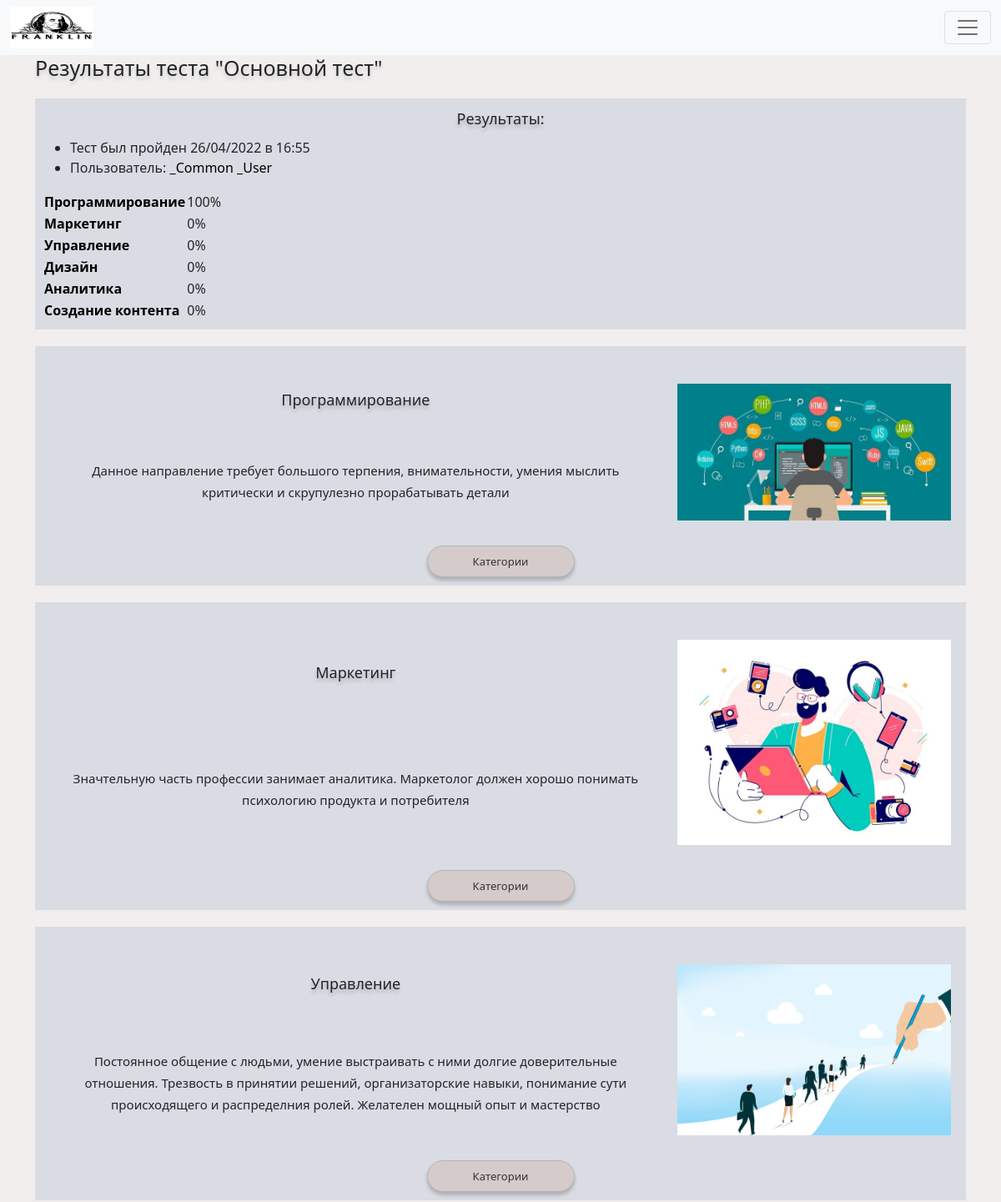
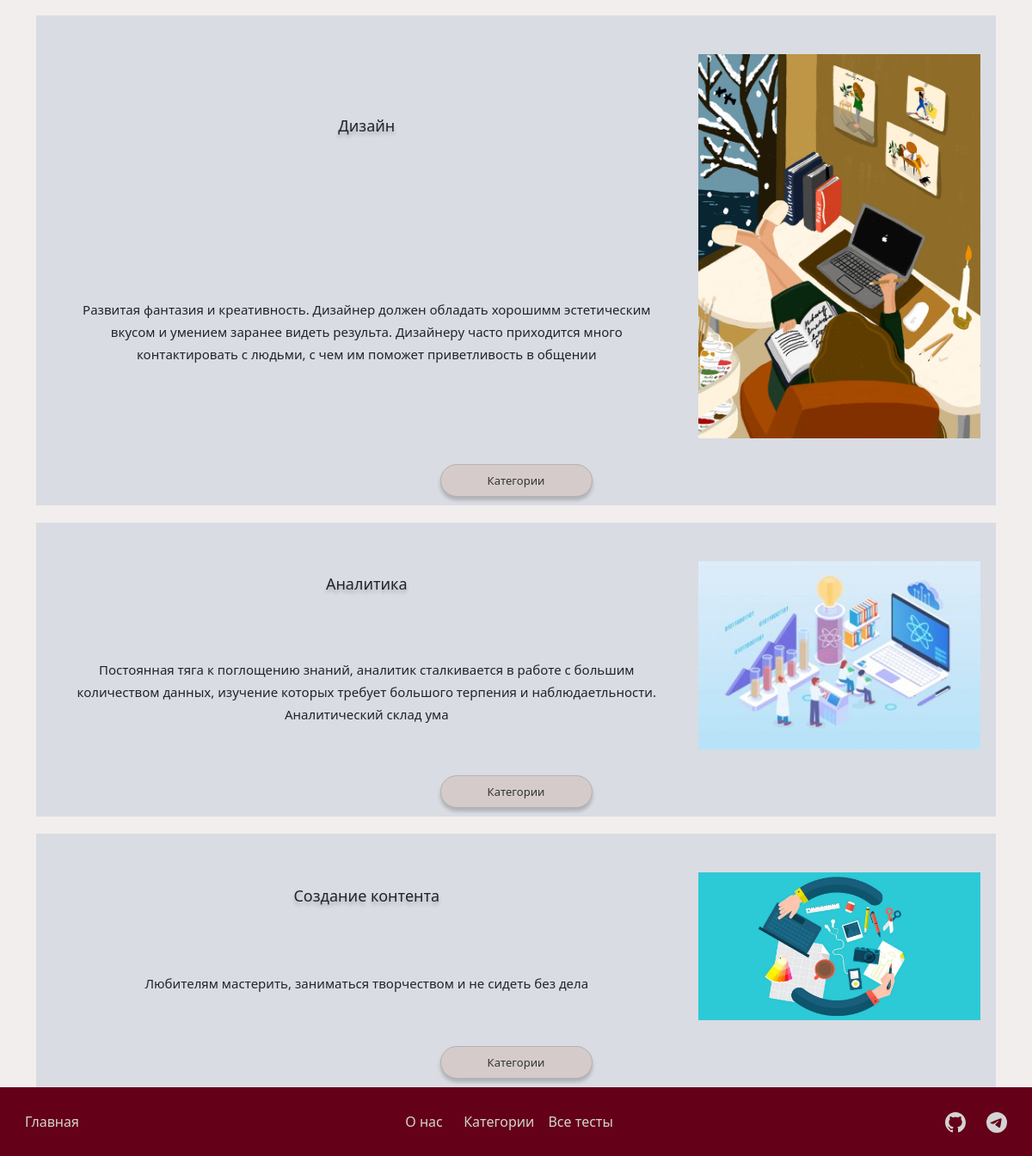
Page /result/1 (signed in) on the committed database (2 pictures, top to bottom).
### models/results.py (models this page shows)
class Results(SqlAlchemyBase, SerializerMixin):
    __tablename__ = "results"
    id = sqlalchemy.Column(sqlalchemy.Integer, primary_key=True, autoincrement=True)
    result = sqlalchemy.Column(sqlalchemy.String, nullable=True)
    date = sqlalchemy.Column(sqlalchemy.DateTime, default=datetime.datetime.now)
    user_id = sqlalchemy.Column(sqlalchemy.Integer,
                                sqlalchemy.ForeignKey("users.id"),
                                default=0
                                )
    test_id = sqlalchemy.Column(sqlalchemy.Integer, sqlalchemy.ForeignKey("tests.id"))
    user = orm.relation("User")
    test = orm.relation("Tests")

### models/user.py (models this page shows, shortened)
class User(SqlAlchemyBase, UserMixin):
    __tablename__ = "users"
    id = sqlalchemy.Column(sqlalchemy.Integer, primary_key=True, autoincrement=True)
    name = sqlalchemy.Column(sqlalchemy.String, nullable=True)
    surname = sqlalchemy.Column(sqlalchemy.String, nullable=True)
    email = sqlalchemy.Column(sqlalchemy.String, unique=True, nullable=True)
    hashed_password = sqlalchemy.Column(sqlalchemy.String, nullable=True)
    date = sqlalchemy.Column(sqlalchemy.DateTime, default=datetime.datetime.now)
    results = orm.relation("Results", back_populates="user")

### models/sides.py (models this page shows)
class Sides(SqlAlchemyBase, SerializerMixin):
    __tablename__ = "sides"
    id = sqlalchemy.Column(sqlalchemy.Integer, primary_key=True, autoincrement=True)
    name = sqlalchemy.Column(sqlalchemy.String, nullable=True)
    image = sqlalchemy.Column(sqlalchemy.String, nullable=True)
    description = sqlalchemy.Column(sqlalchemy.String, nullable=True)
    json_number = sqlalchemy.Column(sqlalchemy.Integer, nullable=True)
    categories = orm.relation("Categories", back_populates="side")

### main.py (the view)
@app.route("/result/<int:result_id>")
@login_required
def show_result(result_id):
    db_sess = db_session.create_session()
    result = db_sess.query(Results).get(result_id)
    if not result:
        abort(404)
    if result.user.id != current_user.id:
        abort(404)
    result_json = _get_result(result.result)
    sides = db_sess.query(Sides)
    return render_template("result.html",
                           title=f'Результаты теста "{result.test.name}"',
                           sides=sides,
                           result=result,
                           result_json=result_json)

### get_results.py (called while the page is built)
def _get_result(result):
    A = {2: 1, 3: 2, 5: 3, 7: 4, 11: 5, 13: 6, 17: 8}
    if type(result) == str:
        result = int(result)
    values = [2, 3, 5, 7, 11, 13, 17]
    answer_json = {}
    for value in values:
        answer_json[value] = 0
    index = 0
    while result != 1 and index < len(values):
        if result % values[index] == 0:
            answer_json[values[index]] += 1
            result //= values[index]
        else:
            index += 1
    sum_score = sum(answer_json.values())
    answer_json = {k: v for k, v in sorted(answer_json.items(), key=lambda item: -item[1])}
    ans = {}
    for k, v in answer_json.items():
        ans[A[k]] = v * 100 // sum_score
    return ans

### main.py (called while the page is built)
@login_manager.user_loader
def load_user(user_id):
    db_sess = db_session.create_session()
    return db_sess.query(User).get(user_id)

### models/db_session.py (called while the page is built)
def create_session() -> Session:
    global __factory
    return __factory()

### templates/result.html (shortened to what this page needs)
{% extends "base.html" %}
{% block content %}
<div class="view">
    <h3 class="for-view">Результаты:</h3>
    <ul>
        <li>Тест был пройден {{ result.date.strftime('%d/%m/%Y в %H:%M') }}</li>
        <li>Пользователь: <a href="/profile">{{ result.user.name }} {{ result.user.surname }}</a></li>
    </ul>
    <table>
        {% for k, v in result_json.items() if k != 6 %}
        <tr>
            <th><a href="#{{ k }}">{{ sides.get(k).name }}</a></th>
            <td>{{ v }}%</td>
        </tr>
        {% endfor %}
    </table>
</div>
{% for side in sides.all() if side.id != 6 %}
<div class="view" id="{{ side.id }}">
    <div class="view-block row">
        <div class="information col-xs-12 col-md-8">
            <h3 class="for-view">{{ side.name }}</h3>
            <p class="p-for-view">{{ side.description }}</p>
        </div>
        <img class="col-xs-12 col-md-4" src="/static/img/{{ side.image }}" alt="{{ side.name }}">
    </div>
    <button class="standart">
        Категории
    </button>
</div>
{% endfor %}
{% endblock %}

### static/css/style.css (style rules this page uses)
body { background: #F2EEEE; }
.view { background: #D9DCE2; margin-top: 20px; padding: 10px; }
a { text-decoration: none; color: #000000; }
h3.for-view { font-size: 18px; text-align: center; align-items: center; font-weight: 450; line-height: 29px; text-shadow: 0px 4px 4px rgba(0, 0, 0, 0.2); }
p.p-for-view { font-weight: 350; font-size: 15px; line-height: 26px; align-items: center; text-align: center; }
button.standart { background: #D5CBCB; border: 1px solid #B5B2B2; box-sizing: border-box; box-shadow: 0px 4px 4px rgba(0, 0, 0, 0.2); border-radius: 20px; width: 177px; height: 38px; display: block; margin: 0 auto; align-self: center; font-weight: 400; color: #333333; font-size: 13px; line-height: 22px; align-items: center; text-align: center; }

### templates/result.html (style rules this page uses)
.view-block { padding: 15px 10px 10px 10px; display: flex; justify-content: space-around; align-content: space-around; }
.view-block .information { display: flex; flex-direction: column; justify-content: space-around; }
.view-block img { max-width: 328px; padding: 20px 0; }

### rows in the picture
Results: date "26/04/2022 в 16:55"
User: user.name "_Common", user.surname "_User"
Sides: get "Программирование", name "Программирование", description "Данное направление требует большого терпения, внимательности, умения мыслить критически и скрупулезно прорабатывать детали", image (picture)
Sides: get "Маркетинг", name "Маркетинг", description "Значтельную часть профессии занимает аналитика. Маркетолог должен хорошо понимать психологию продукта и потребителя", image (picture)
Sides: get "Управление", name "Управление", description "Постоянное общение с людьми, умение выстраивать с ними долгие доверительные отношения. Трезвость в принятии решений, организаторские навыки, понимание сути происходящего и распределния ролей. Желателен мощный опыт и мастерство", image (picture)
Sides: get "Дизайн", name "Дизайн", description "Развитая фантазия и креативность. Дизайнер должен обладать хорошимм эстетическим вкусом и умением заранее видеть результа. Дизайнеру часто приходится много контактировать с людьми, с чем им поможет приветливость в общении", image (picture)
Sides: get "Аналитика", name "Аналитика", description "Постоянная тяга к поглощению знаний, аналитик сталкивается в работе с большим количеством данных, изучение которых требует большого терпения и наблюдаетльности. Аналитический склад ума", image (picture)
Sides: get "Создание контента", name "Создание контента", description "Любителям мастерить, заниматься творчеством и не сидеть без дела", image (picture)

### other values in the picture
{{ title }} "Результаты теста \"Основной тест\""
{{ v }} "100" "0" "0" "0" "0" "0"
